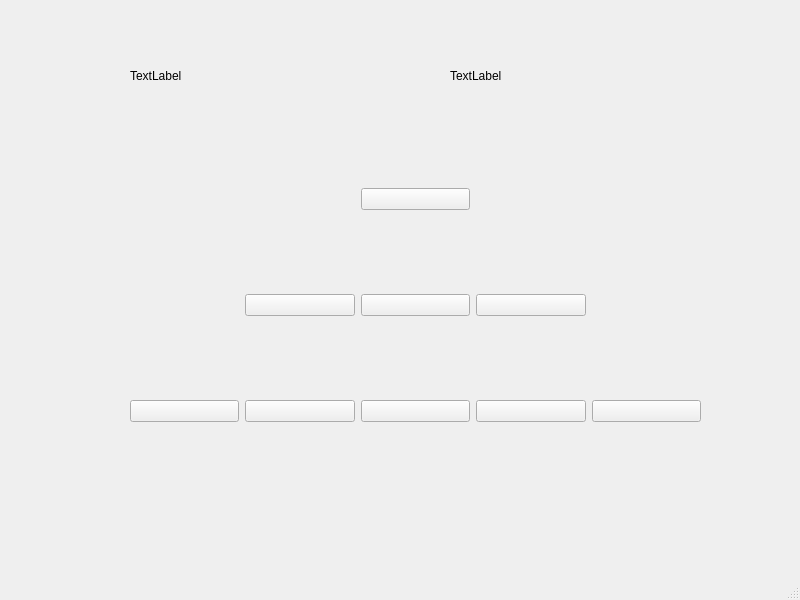
<?xml version="1.0" encoding="UTF-8"?>
<ui version="4.0">
 <class>MainWindow</class>
 <widget class="QMainWindow" name="MainWindow">
  <property name="geometry">
   <rect>
    <x>0</x>
    <y>0</y>
    <width>800</width>
    <height>600</height>
   </rect>
  </property>
  <property name="windowTitle">
   <string>MainWindow</string>
  </property>
  <widget class="QWidget" name="centralwidget">
   <widget class="QWidget" name="gridLayoutWidget">
    <property name="geometry">
     <rect>
      <x>130</x>
      <y>110</y>
      <width>571</width>
      <height>391</height>
     </rect>
    </property>
    <layout class="QGridLayout" name="gridLayout">
     <item row="2" column="4">
      <widget class="QPushButton" name="pushButton_8">
       <property name="text">
        <string/>
       </property>
      </widget>
     </item>
     <item row="2" column="5">
      <widget class="QPushButton" name="pushButton_9">
       <property name="text">
        <string/>
       </property>
      </widget>
     </item>
     <item row="2" column="0">
      <widget class="QPushButton" name="pushButton_5">
       <property name="text">
        <string/>
       </property>
      </widget>
     </item>
     <item row="2" column="1">
      <widget class="QPushButton" name="pushButton_6">
       <property name="text">
        <string/>
       </property>
      </widget>
     </item>
     <item row="2" column="2">
      <widget class="QPushButton" name="pushButton_7">
       <property name="text">
        <string/>
       </property>
      </widget>
     </item>
     <item row="1" column="4">
      <widget class="QPushButton" name="pushButton_4">
       <property name="text">
        <string/>
       </property>
      </widget>
     </item>
     <item row="1" column="2">
      <widget class="QPushButton" name="pushButton_3">
       <property name="text">
        <string/>
       </property>
      </widget>
     </item>
     <item row="1" column="1">
      <widget class="QPushButton" name="pushButton_2">
       <property name="text">
        <string/>
       </property>
      </widget>
     </item>
     <item row="0" column="2">
      <widget class="QPushButton" name="pushButton">
       <property name="text">
        <string/>
       </property>
      </widget>
     </item>
    </layout>
   </widget>
   <widget class="QLabel" name="label">
    <property name="geometry">
     <rect>
      <x>130</x>
      <y>60</y>
      <width>261</width>
      <height>31</height>
     </rect>
    </property>
    <property name="text">
     <string>TextLabel</string>
    </property>
   </widget>
   <widget class="QLabel" name="label_2">
    <property name="geometry">
     <rect>
      <x>450</x>
      <y>60</y>
      <width>261</width>
      <height>31</height>
     </rect>
    </property>
    <property name="text">
     <string>TextLabel</string>
    </property>
   </widget>
  </widget>
  <widget class="QMenuBar" name="menubar">
   <property name="geometry">
    <rect>
     <x>0</x>
     <y>0</y>
     <width>800</width>
     <height>25</height>
    </rect>
   </property>
  </widget>
  <widget class="QStatusBar" name="statusbar"/>
 </widget>
 <resources/>
 <connections/>
</ui>
